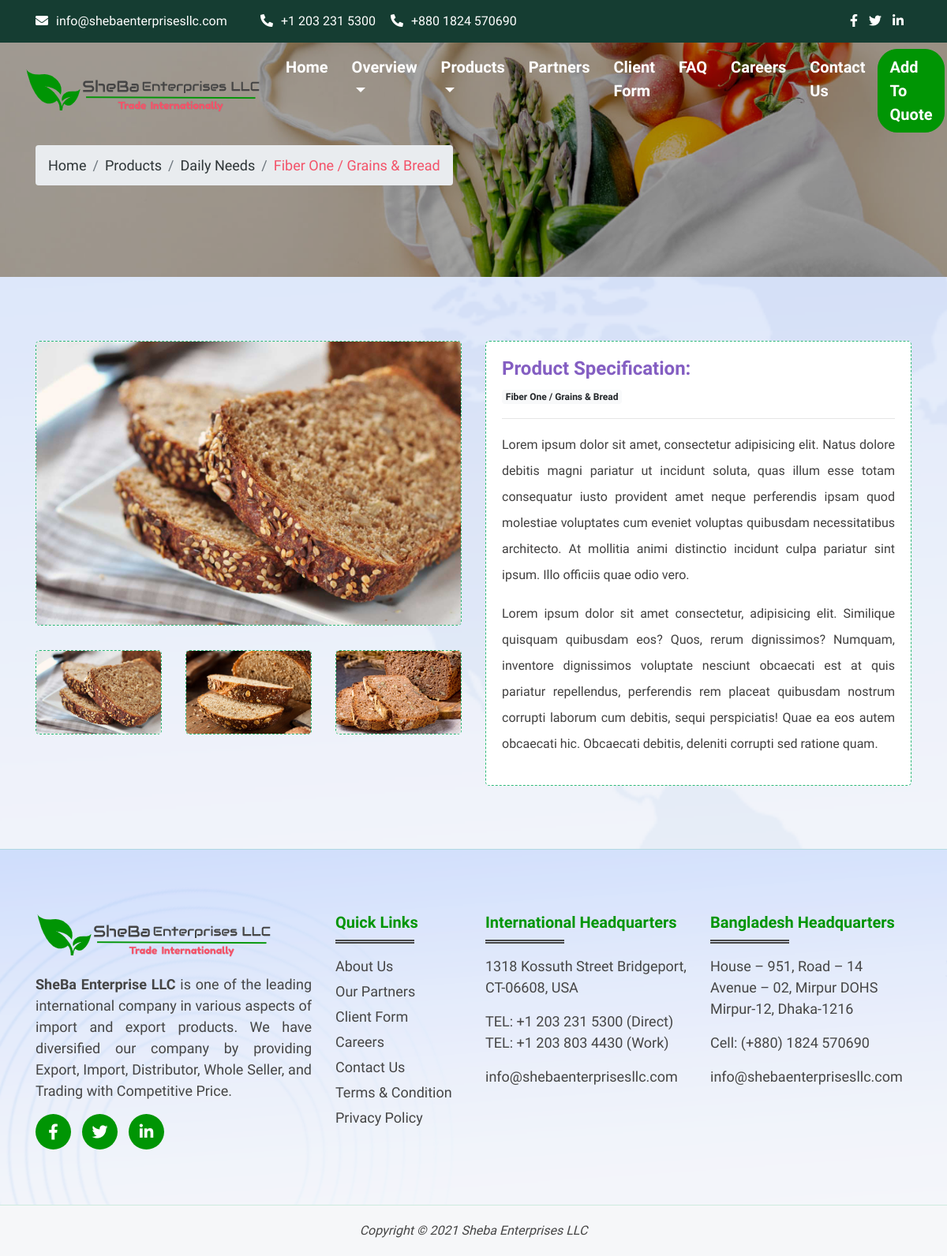
Screenshot of /DailyNeeds/grains-bread/1/ with the database file from the repository.
### DailyNeeds/models.py (models this page shows, shortened)
class dBrands(models.Model):
    Type = models.ForeignKey(DailyNeedsProductType, on_delete=models.CASCADE)
    name = models.CharField(max_length=255, verbose_name="Brand Name")
    img = models.ImageField(upload_to='DailyNeed/BrandName_Images/')
    url= models.SlugField(max_length=255, unique=True, blank=True)
    def __str__(self):
          return self.name + ' / ' + self.Type.name
    class Meta:
        db_table = 'dBrands'
        verbose_name = 'Brand'

class DailyNeedsProductType(models.Model):
    name = models.CharField(max_length=255, verbose_name="Product Name")
    img = models.ImageField(upload_to='Product_Type_Images/')
    url= models.SlugField(max_length=255, unique=True, blank=True)

class ProductsDetails(models.Model):
    Type = models.ForeignKey(DailyNeedsProductType, on_delete=models.CASCADE)
    brand = models.ForeignKey(dBrands, on_delete=models.CASCADE)
    description = RichTextField(blank=True, null=True)
    img = models.ImageField(upload_to='DailyNeed/Products/')
    img2 = models.ImageField(upload_to='DailyNeed/Products/')
    img3 = models.ImageField(upload_to='DailyNeed/Products/')
    class Meta:
        db_table = 'ProductsDetails'
        verbose_name = 'Product Detail'

### DailyNeeds/views.py (the view)
# urls.py: path('<str:url>/<int:id>/', views.productdetails, name ='productdetails'),
def productdetails(request, id, url):
    brands= dBrands.objects.all()
    categories = dBrands.objects.get(id=id)
    productdetails = ProductsDetails.objects.filter(brand = categories)
    context={'brands': brands, 'categories': categories, 'productdetails': productdetails}
    return render(request,'dproductdetails.html', context)

### DailyNeeds/templates/dproductdetails.html (shortened to what this page needs)
{% extends  './base.html' %}
{% load static %}
{% block content %}
  <section id="cmn-banner17">
    <div class="container banner-bg">
      <div class="row">
        <div class="col-lg-12">
          <div class="cmn-banner-content">
            <nav aria-label="breadcrumb">
              <ol class="breadcrumb">
                <li class="breadcrumb-item"><a href="#">Home</a></li>
                <li class="breadcrumb-item"><a href="#">Products</a></li>
                <li class="breadcrumb-item"><a href="#">Daily Needs</a></li>
                <li class="breadcrumb-item active" aria-current="page">{{categories}}</li>
              </ol>
            </nav>
          </div>
        </div>
      </div>
    </div>
  </section>
  <section id="electronics">
    <div class="container">
    {% for post in productdetails %}
      <div class="row">
        <div class="col-lg-6">
          <div class="electronics-img">
            <img id="#img_01" src="{{ post.img.url }}" data-zoom-image="{{ post.img.url }}" class="w-100" style="margin-bottom: 30px;" />
              <div class="row" id="thumb-image">
                <div class="col-lg-4 col-4">
                  <a href="#" data-image="{{ post.img.url }}" data-zoom-image="{{ post.img.url }}">
                    <img id="#img_01" src="{{ post.img.url }}" class="w-100" />
                  </a>
                </div>
                <div class="col-lg-4 col-4">
                  <a href="#" data-image="{{ post.img2.url }}" data-zoom-image="{{ post.img2.url }}">
                    <img id="#img_01" src="{{ post.img2.url }}" class="w-100" />
                  </a>
                </div>
                <div class="col-lg-4 col-4">
                  <a href="#" data-image="{{ post.img3.url }}" data-zoom-image="{{ post.img3.url }}">
                    <img id="#img_01" src="{{ post.img3.url }}" class="w-100" />
                  </a>
                </div>
              </div>
          </div>
        </div>
        <div class="col-lg-6">
          <div class="electronics-details">
            <h6>Product Specification:</h6>
            <a href="#" class="badge badge-light">{{post.brand}}</a>
            <hr>
            {{ post.description | safe }}
          </div>
        </div>
      </div>
    {% endfor %}
    </div>
  </section>
{% endblock %}

### main/templates/base.html (shortened to what this page needs)
{% load static %}
<!DOCTYPE html>
<html lang="en">
<head>
  <link rel="stylesheet" href="{% static 'css/bootstrap.min.css' %}">
  <link rel="stylesheet" href="{% static 'css/all.min.css' %}">
  <link rel="stylesheet" href="{% static 'css/style.css' %}">
  <link rel="stylesheet" href="{% static 'css/responsive.css' %}">
</head>
<body>
  <section id="sub-navbar">
    <div class="container">
      <div class="row">
        <div class="col-lg-3">
          <div class="sub-content">
            <a href="mailto:info@shebaenterprisesllc.com"><h6 style="margin-bottom: 0;"><i class="fas fa-envelope"></i>info@shebaenterprisesllc.com</h6></a>
          </div>
        </div>
        <div class="col-lg-6">
          <div class="sub-content">
            <a href="tel:+12032315300"><h6 style="margin-bottom: 0;"><i class="fas fa-phone-alt"></i>+1 203 231 5300</h6></a>
            <a href="tel:+8801824570690"><h6 style="margin-bottom: 0;"><i class="fas fa-phone-alt mr15"></i>+880 1824 570690</h6></a>
          </div>
        </div>
        <div class="col-lg-3">
          <div class="sub-content text-right">
            <a href="https://www.facebook.com/SheBa-Enterprises-LLC-110229667881916"><i class="fab fa-facebook-f"></i></a>
            <a href="#"><i class="fab fa-twitter"></i></a>
            <a href="https://www.linkedin.com/company/sheba-enterprises-llc"><i class="fab fa-linkedin-in"></i></a>
          </div>
        </div>
      </div>
    </div>
  </section>
   <nav class="navbar navbar-expand-lg navbar-light">
    <div class="container-fluid">
      <a class="navbar-brand" href="/">
        <img src="{% static '/images/logo2.png' %}" alt="logo">
      </a>
    <div class="collapse navbar-collapse" id="navbarTogglerDemo01">
      <ul class="navbar-nav ml-auto mt-2 mt-lg-0">
        <li class="nav-item">
          <a class="nav-link" href="/">Home <span class="sr-only">(current)</span></a>
        </li>
        <li class="nav-item dropdown">
          <a class="nav-link dropdown-toggle" href="#" id="navbarDropdownMenuLink" data-toggle="dropdown" aria-haspopup="true" aria-expanded="false">
            Overview
          </a>
        </li>
        <li class="nav-item dropdown">
          <a class="nav-link dropdown-toggle" href="#" id="navbarDropdownMenuLink" data-toggle="dropdown" aria-haspopup="true" aria-expanded="false">
            Products
          </a>
        </li>
        <li class="nav-item">
          <a class="nav-link" href="/partners">Partners</a>
        </li>
        <li class="nav-item">
          <a class="nav-link" href="/clientform">Client Form</a>
        </li>
        <li class="nav-item">
          <a class="nav-link" href="/faq">FAQ</a>
        </li>
        <li class="nav-item">
          <a class="nav-link" href="/career">Careers</a>
        </li>
        <li class="nav-item">
          <a class="nav-link" href="/contact">Contact Us</a>
        </li>
        <li class="nav-item">
          <a class="nav-link mr1" href="/quote">Add To Quote</a>
        </li>
      </ul>
    </div>
    </div>
  </nav>
  {% block content %}
  {% endblock %}
  <footer id="footer">
    <div class="container">
      <div class="row">
        <div class="col-lg-4 col-sm-8">
          <div class="footer-content">
            <h5>
              <a href="#">
                <img src="{% static '/images/logo2.png' %}" alt="logo">
              </a>
            </h5>
            <p style="text-align: justify;">
              <b>SheBa Enterprise LLC</b> is one of the leading international company in various aspects of import and export products. We have diversified our company by providing Export, Import, Distributor, Whole Seller, and Trading with Competitive Price.
             </p>
            <a href="https://www.facebook.com/SheBa-Enterprises-LLC-110229667881916"><i class="fab fa-facebook-f"></i></a>
            <a href="#"><i class="fab fa-twitter"></i></a>
            <a href="https://www.linkedin.com/company/sheba-enterprises-llc"><i class="fab fa-linkedin-in"></i></a>
          </div>
        </div>
        <div class="col-lg-2 col-sm-4">
          <div class="footer-content">
            <h6 class="mr4">Quick Links</h6>
            <ul style="margin-bottom: 0;">
              <li><a href="/about">About Us</a></li>
              <li><a href="/partners">Our Partners</a></li>
              <li><a href="/clientform">Client Form</a></li>
              <li><a href="/career">Careers</a></li>
              <li><a href="/contact">Contact Us</a></li>
              <li><a href="/policy">Terms & Condition</a></li>
              <li><a href="/policy">Privacy Policy</a></li>
            </ul>
          </div>
        </div>
        <div class="col-lg-3 col-sm-6">
          <div class="footer-content">
            <h6 class="mr4">International Headquarters</h6>
            <p>1318 Kossuth Street Bridgeport,<br>
               CT-06608, USA</p>
            <p><a href="tel:+12032315300">TEL: +1 203 231 5300 (Direct)</a><br>
              <a href="tel:+12038034430">TEL: +1 203 803 4430 (Work)</a></p>
            <a href="mailto:info@shebaenterprisesllc.com" style="color: #454545;">info@shebaenterprisesllc.com</a>
          </div>
        </div>
        <div class="col-lg-3 col-sm-6">
          <div class="footer-content">
            <h6 class="mr4 mr5">Bangladesh Headquarters</h6>
            <p style="color: #009504;">House – 951, Road – 14<br>
              Avenue – 02, Mirpur DOHS<br>
              Mirpur-12, Dhaka-1216</p>
            <p><a href="tel:+8801824570690" style="color: #009504;">Cell: (+880) 1824 570690</a></p>
            <a href="mailto:info@shebaenterprisesllc.com" style="color: #009504;">info@shebaenterprisesllc.com</a>
          </div>
        </div>
      </div>
    </div>
  </footer>
  <section id="footer-bottom">
    <div class="container">
      <div class="row">
        <div class="col-lg-12">
          <div class="footer-btm">
            <p style="margin-bottom: 0;">Copyright ©  {% now "Y" %} Sheba Enterprises LLC</p>
          </div>
        </div>
      </div>
    </div>
  </section>
</body>
</html>

### main/static/css/style.css (style rules this page uses)
* { margin: 0; padding: 0; outline: 0; box-sizing: border-box; }
a { text-decoration: none; }
ul,ol { list-style-type: none; }
img { vertical-align: middle; border: 0; }
body { font-family: 'Asap', sans-serif; background: url(../images/footer-bg.png); background-size: cover; background-repeat: no-repeat; background-position: center; background-attachment: fixed; }
#sub-navbar { background: #153D32; padding-top: 15px; padding-bottom: 15px; }
.sub-content a { color: #fff; font-size: 16px; font-weight: 400; }
.sub-content a i { color: #fff; margin-right: 10px; }
.sub-content a h6 { display: inline-block; }
.mr15 { margin-left: 15px; }
.navbar-light .navbar-nav .nav-link { color: #ffffff; font-size: 20px; font-weight: 600; }
.navbar-expand-lg .navbar-nav .nav-link { padding-left: 15px; padding-right: 15px; }
.mr1 { background: #009504; border-radius: 25px; padding: 7px 18px; border: 1px solid #009504; transition: all linear .3s; }
.navbar { position: absolute; width: 100%; z-index: 999; padding-top: 8px; }
.banner-bg { position: relative; z-index: 99; }
#footer { padding-top: 80px; padding-bottom: 70px; background: url(../images/footer.png); background-size: cover; background-repeat: no-repeat; background-position: center; background-color: #F5F6F9; position: relative; border-top: 1px solid rgba(44, 185, 120,.2); }
.footer-content h6 { color: #009504!important; font-size: 20px; font-weight: 600; margin-bottom: 20px; padding-bottom: 10px; position: relative; }
.mr4::after { position: absolute; content: ''; top: 100%; left: 0; width: 100px; height: 2px; background: #454545; }
.mr4::before { position: absolute; content: ''; top: 110%; left: 0; width: 100px; height: 2px; background: #454545; }
.mr5 { color: #009504!important; position: relative; }
.mr5::after { position: absolute; content: ''; top: 100%; left: 0; width: 100px; height: 2px; background: #454545; }
.mr5::before { position: absolute; content: ''; top: 110%; left: 0; width: 100px; height: 2px; background: #454545; }
.footer-content p { color: #454545!important; font-size: 18px; font-weight: 500; }
.footer-content a { color: #454545!important; font-size: 18px; font-weight: 500; }
.footer-content h5 { font-weight: 600; padding-bottom: 10px; }
.footer-content a i { color: #ffffff; font-size: 20px; margin-right: 10px; width: 45px; height: 45px; line-height: 45px; border-radius: 50%; text-align: center; background: #009504; }
.footer-content ul li { margin-bottom: 5px; }
.footer-content ul li a { transition: all linear .3s; }
#footer-bottom { padding-top: 20px; padding-bottom: 20px; background: #f6f7f9; border-top: 1px solid rgba(44, 185, 120,.2); }
.footer-btm { text-align: center; font-style: italic; }
.footer-btm p { color: #454545; font-size: 16px; font-weight: 400; }
.cmn-banner-content .breadcrumb { display: inline-flex; }
.cmn-banner-content .breadcrumb-item a { color: #2d3436; }
.cmn-banner-content .breadcrumb-item { color: #F35369; font-size: 18px; font-weight: 500; }
#cmn-banner17 { background: url(../images/grocery.jpg); background-position: center; background-size: cover; background-repeat: no-repeat; width: 100%; padding-top: 130px; padding-bottom: 100px; position: relative; }
#cmn-banner17::after { position: absolute; content: ''; top: 0; left: 0; width: 100%; height: 100%; background: rgba(0,0,0,0.35); }
#electronics { padding-top: 80px; padding-bottom: 80px; }
.electronics-img img { border: 1px dashed #2cb978; margin-top: 1px; border-radius: 5px; background: #fff; }
.electronics-details { padding: 20px; background: #fff; border-radius: 5px; border: 1px dashed #2cb978; margin-top: 1px; }
.electronics-details h6 { color: #845ec2; font-size: 24px; font-weight: 700; }
.electronics-details p { color: #403f3f; font-size: 16px; font-weight: 400; line-height: 33px; text-align: justify; }

### rows the page displays
dBrands: name+Type "Fiber One / Grains & Bread"
ProductsDetails: img (picture), img2 (picture), img3 (picture), brand "Fiber One / Grains & Bread", description "Lorem ipsum dolor sit amet, consectetur adipisicing elit. Natus dolore debitis magni pariatur ut incidunt soluta, quas illum esse totam consequatur iusto provident amet neque perferendis ipsam quod molestiae voluptates cum eveniet voluptas quibusdam necessitatibus architecto. At mollitia animi distinctio incidunt culpa pariatur sint ipsum. Illo officiis quae odio vero. Lorem ipsum dolor sit amet consectetur, adipisicing elit. Similique quisquam quibusdam eos? Quos, rerum dignissimos? Numquam, inventore dignissimos voluptate nesciunt obcaecati est at quis pariatur repellendus, perferendis rem placeat quibusdam nostrum corrupti laborum cum debitis, sequi perspiciatis! Quae ea eos autem…"
